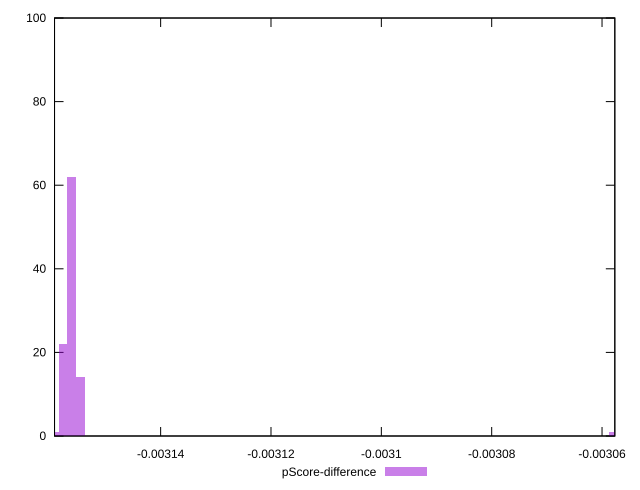

Generate this figure with gnuplot:
reset

$pScoreDifference <<EOF
-0.003057993604424672 1
-0.0031576938543906316 22
-0.0031561360379849133 62
-0.0031545782215791954 14
-0.0031592516707963495 1
EOF

set key outside below
set boxwidth 0.0000015578164057181211
set xrange [-0.0031592323679227596:-0.0030576823531208164]
set yrange [0:100]
set trange [0:100]
set style fill transparent solid 0.5 noborder
set terminal svg size 640, 490 enhanced background rgb 'white'
set output "report_0_00242021-02-20T12:25:28.543Z/uses-long-cache-ttl/samples/pages+cached+noadtech+nomedia+nocss/pScore-difference/histogram.svg"

plot $pScoreDifference title "pScore-difference" with boxes

reset
